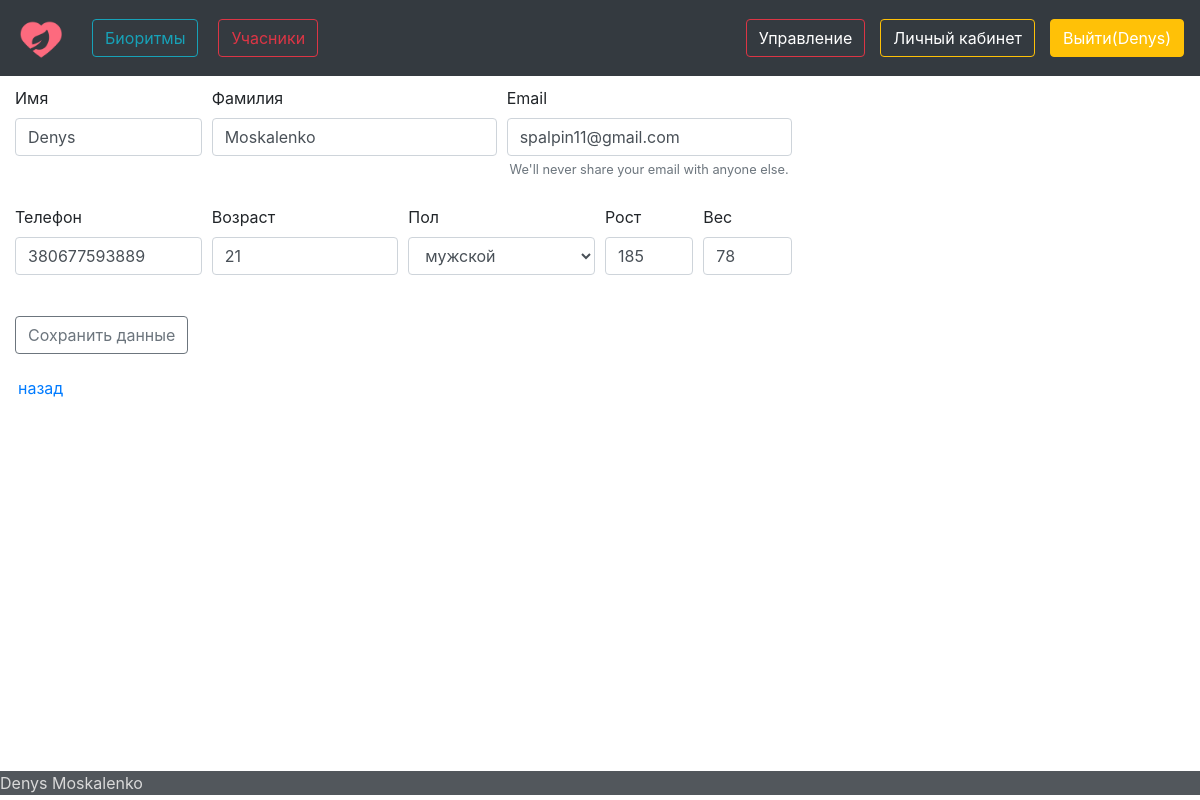
The page /changeAccData/ (signed in) on the database its author committed.
### afront/models.py (models this page shows, shortened)
class Human(models.Model):
    name = models.CharField(max_length=50, verbose_name='Имя')
    surname = models.CharField(max_length=50, verbose_name='Фамилия')
    email = models.EmailField(max_length=50)
    phone = models.PositiveSmallIntegerField()
    age = models.PositiveSmallIntegerField()
    genders = (
        ('мужской', 'мужской'),
        ('женский', 'женский'),
    )
    gender = models.CharField(max_length=10, choices=genders)
    height = models.PositiveSmallIntegerField()
    weight = models.PositiveSmallIntegerField()

### afront/views.py (the view, shortened to what this page needs)
# urls.py: re_path('changeAccData/',views.ChangeAccData.as_view()),
class ChangeAccData(UpdateView):
    def get(self, request):
        form = HumanForm
        model = Human.objects.filter(email=request.user.email)
        ctx = {
            'form': form,
            'model': model
        }
        return render(request, 'changeAccData.html', ctx)

### afront/templates/changeAccData.html (shortened to what this page needs)
{% extends 'main.html' %}
{% block content %}
<form action="/changeAccData/" method="post">
    {% for human in model%}
    <div class="form-row" style="margin:10px">
      <div class="col-md-2 mb-3">
        <label for="id_name">Имя</label>
        <input type="text" class="form-control" placeholder="Введите имя" name="name" maxlength="50" id="id_name" value="{{human.name}}">
      </div>
      <div class="col-md-3 mb-3">
        <label for="id_surname">Фамилия</label>
        <input type="text" class="form-control" placeholder="Введите Фамилию" name="surname" maxlength="50" id="id_surname" value="{{human.surname}}">
      </div>
      <div class="col-md-3 mb-3">
       <label for="id_email">Email</label>
       <input type="email" class="form-control" placeholder="Введите Email" name="email" maxlength="50"  id="id_email" value="{{human.email}}">
       <small class="form-text text-muted" style="text-align: center">We'll never share your email with anyone else.</small>
          </div>
    </div>
    <div class="form-row" style="margin:10px">
      <div class="col-md-2 mb-3">
        <label for="id_phone">Телефон</label>
        <input type="text" class="form-control" placeholder="Введите телефон" name="phone" maxlength="50"  id="id_phone" value="{{human.phone}}">
      </div>
      <div class="col-md-2 mb-3">
        <label for="id_age">Возраст</label>
        <input type="text" class="form-control" placeholder="Введите Возраст" name="age" maxlength="50"  id="id_age" value="{{human.age}}">
      </div>
      <div class="col-md-2 mb-3">
       <label for="id_gender">Пол</label>
            <select name="gender" class="form-control"  id="id_gender">
              <option  value="{{human.gender}}" selected hidden>{{human.gender}}</option>
            </select>
       </div>
         <div class="col-md-1 mb-3">
        <label for="id_height">Рост</label>
        <input type="text" class="form-control" placeholder="Введите Рост" name="height" maxlength="50"  id="id_height" value="{{human.height}}">
      </div>
        <div class="col-md-1 mb-3">
        <label for="id_weight">Вес</label>
        <input type="text" class="form-control" placeholder="Введите Вес" name="weight" maxlength="50"  id="id_weight" value="{{human.weight}}">
        </div>
    </div>
    <button class="btn btn-outline-secondary"  style="margin:15px" type="submit" name="Update" >Сохранить данные</button>
 {%endfor%}
</form>
<h4>{{er}}<a type="button" class="btn btn-link"  href="/account">назад</a></h4>
{% endblock %}

### afront/templates/main.html (shortened to what this page needs)
<!DOCTYPE html>
 {% load static %}
<html lang="en">
<head>
    <link rel="stylesheet" href="https://stackpath.bootstrapcdn.com/bootstrap/4.4.1/css/bootstrap.min.css"crossorigin="anonymous" >
</head>
<body>
<header>
<nav class="navbar navbar-expand-lg navbar-dark bg-dark">
    <a href="/main" class="navbar-brand">
        <img width ="50" hight="40" alt="logo">
    </a>
{% if user.is_authenticated%}
        <ul class="navbar-nav mr-auto">
            <li class="nav-item"> <a class="btn btn-outline-info" href="/biorythms" role="button">Биоритмы</a>    </li>
            <li class="nav-item"> <a class="btn btn-outline-danger" href="/ivents" role="button">Учасники</a>  </li>
        </ul>
    {% if user.is_superuser%}
        <div class="navbar-text ml-9"  style="margin-right: 15px;">
            <a class="btn btn-outline-danger" href="/reduct" role="button">Управление</a>   </li>
        </div>
    {%endif%}
    <div class="navbar-text ml-9" style="margin-right: 15px;">
            <a class="btn btn-outline-warning" href="/account" role="button">Личный кабинет</a>    </li>
    </div>
    <div class="navbar-text ml-9">
            <a class="btn btn-warning" href="/logout" role="button">Выйти({{user.username}}) </a>    </li>
    </div>
    {%else%}
       <ul class="navbar-nav mr-auto " >
            <li class="nav-item"> <a class="btn btn-success " href="/auth" role="button">Войти</a>    </li>
            <li class="nav-item"> <a class="btn btn-info" href="/register" role="button">Зарегестрироваться</a>  </li>
        </ul>
    {%endif%}
</nav>
</header>
{% block content %}{% endblock %}
<footer class="page-footer font-small  bg-dark  bottom:10px  text" style="opacity: 85%"> Denys Moskalenko</footer>
</body>
</html>

### afront/templates/main.html (style rules this page uses)
nav a { margin-left: 0px; }
body { min-width: 100%; }
ul li { margin:0 10px; margin-bottom: 1px; margin-top: 1px; }
footer { position : fixed; bottom: 5px; color: lightgray; width : 100%; }
body { margin-left: 10px; }
h4 { margin-left: 10px; }

### afront/templates/changeAccData.html (style rules this page uses)
h4 { margin-left: 5px; }

### rows shown on the page
Human: name "Denys", surname "Moskalenko", email "spalpin11@gmail.com", phone "380677593889", age "21", gender "мужской", height "185", weight "78"

### other values the page prints
{{ user.username }} "Denys"
